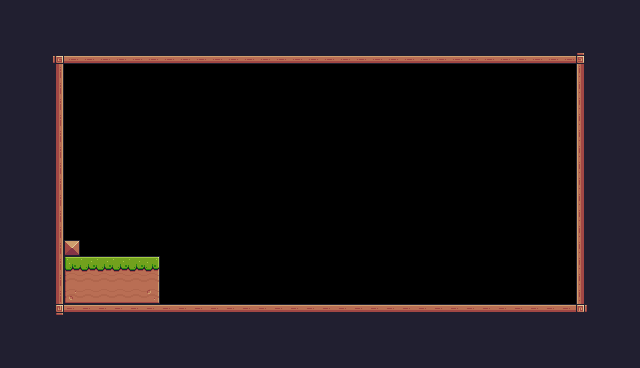

Rendered tile map (Tiled .tmx) drawn with the repository's tilesets; below, a short description and the full map source, tile grids included:
An orthogonal 40x23 tile map with 16x16 px tiles, 1 tile layer (Background) and 1 object (Player).

<map version="1.10" tiledversion="1.11.0" orientation="orthogonal" renderorder="right-down" width="40" height="23" tilewidth="16" tileheight="16" infinite="0" nextlayerid="3" nextobjectid="7">
 <tileset firstgid="1" source="Pixel Adventure.tsx" />
 <layer id="1" name="Background" width="40" height="23">
  <data encoding="csv">
24,24,24,24,24,24,24,24,24,24,24,24,24,24,24,24,24,24,24,24,24,24,24,24,24,24,24,24,24,24,24,24,24,24,24,24,24,24,24,24,
24,24,24,112,112,112,112,112,112,112,112,112,112,112,24,24,24,24,24,24,112,112,112,112,112,112,112,112,112,112,112,112,24,24,24,24,24,24,24,24,
24,24,24,24,24,24,24,24,24,24,24,24,24,24,24,24,24,24,24,24,24,24,24,24,24,24,24,24,24,24,24,24,24,24,24,24,24,24,24,24,
24,24,24,92,134,134,134,134,134,134,134,134,134,134,134,134,134,134,134,134,134,134,134,134,134,134,134,134,134,134,134,134,134,134,134,134,93,24,24,24,
24,24,24,113,0,0,0,0,0,0,0,0,0,0,0,0,0,0,0,0,0,0,0,0,0,0,0,0,0,0,0,0,0,0,0,0,111,24,24,24,
24,24,24,113,0,0,0,0,0,0,0,0,0,0,0,0,0,0,0,0,0,0,0,0,0,0,0,0,0,0,0,0,0,0,0,0,111,24,24,24,
24,24,24,113,0,0,0,0,0,0,0,0,0,0,0,0,0,0,0,0,0,0,0,0,0,0,0,0,0,0,0,0,0,0,0,0,111,24,24,24,
24,24,24,113,0,0,0,0,0,0,0,0,0,0,0,0,0,0,0,0,0,0,0,0,0,0,0,0,0,0,0,0,0,0,0,0,111,24,24,24,
24,24,24,113,0,0,0,0,0,0,0,0,0,0,0,0,0,0,0,0,0,0,0,0,0,0,0,0,0,0,0,0,0,0,0,0,111,24,24,24,
24,24,24,113,0,0,0,0,0,0,0,0,0,0,0,0,0,0,0,0,0,0,0,0,0,0,0,0,0,0,0,0,0,0,0,0,111,24,24,24,
24,24,24,113,0,0,0,0,0,0,0,0,0,0,0,0,0,0,0,0,0,0,0,0,0,0,0,0,0,0,0,0,0,0,0,0,111,24,24,24,
24,24,24,113,0,0,0,0,0,0,0,0,0,0,0,0,0,0,0,0,0,0,0,0,0,0,0,0,0,0,0,0,0,0,0,0,111,24,24,24,
24,24,24,113,0,0,0,0,0,0,0,0,0,0,0,0,0,0,0,0,0,0,0,0,0,0,0,0,0,0,0,0,0,0,0,0,111,24,24,24,
24,24,24,113,0,0,0,0,0,0,0,0,0,0,0,0,0,0,0,0,0,0,0,0,0,0,0,0,0,0,0,0,0,0,0,0,111,24,24,24,
24,24,24,113,0,0,0,0,0,0,0,0,0,0,0,0,0,0,0,0,0,0,0,0,0,0,0,0,0,0,0,0,0,0,0,0,111,24,24,24,
24,24,24,113,35,0,0,0,0,0,0,0,0,0,0,0,0,0,0,0,0,0,0,0,0,0,0,0,0,0,0,0,0,0,0,0,111,24,24,24,
24,24,24,113,7,8,8,8,8,9,0,0,0,0,0,0,0,0,0,0,0,0,0,0,0,0,0,0,0,0,0,0,0,0,0,0,111,24,24,24,
24,24,24,113,29,30,30,30,30,31,0,0,0,0,0,0,0,0,0,0,0,0,0,0,0,0,0,0,0,0,0,0,0,0,0,0,111,24,24,24,
24,24,24,113,51,52,52,52,52,53,0,0,0,0,0,0,0,0,0,0,0,0,0,0,0,0,0,0,0,0,0,0,0,0,0,0,111,24,24,24,
24,24,24,114,90,90,90,90,90,90,90,90,90,90,90,90,90,90,90,90,90,90,90,90,90,90,90,90,90,90,90,90,90,90,90,90,115,24,24,24,
24,24,24,24,24,24,24,24,24,24,24,24,24,24,24,24,24,24,24,24,24,112,24,24,24,24,24,24,24,24,24,24,24,24,24,24,24,24,24,24,
24,24,24,24,24,24,24,24,24,24,24,24,24,24,24,24,24,24,24,24,24,24,24,24,24,24,24,24,24,24,24,24,24,24,24,24,24,24,24,24,
24,24,24,24,24,24,24,24,24,24,24,24,24,24,24,24,24,24,24,24,24,24,24,24,24,24,24,24,24,24,24,24,24,24,24,24,24,24,24,24
</data>
 </layer>
 <objectgroup id="2" name="Spawnpoints">
  <object id="4" name="Player" type="Player" x="127.952" y="223.173" width="32" height="32" />
 </objectgroup>
</map>
